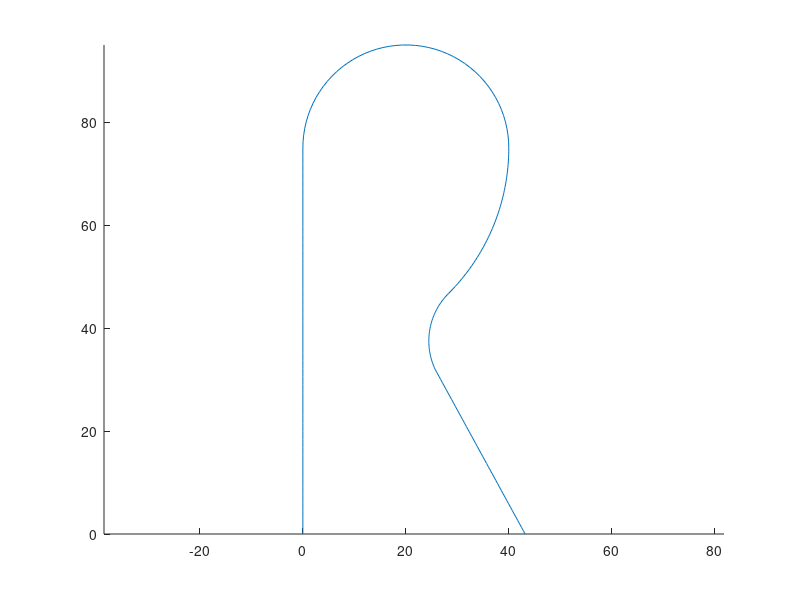

This figure's MATLAB source:
curve_1_x = zeros(1,50);
curve_1_y = 0:50*1.5/49:50*1.5;

R_2 = 20;
curve_2_center_x = R_2;
curve_2_center_y = 50*1.5;
curve_2_angle = pi:(0-pi)/49:0;
curve_2_x = curve_2_center_x + R_2*cos(curve_2_angle);
curve_2_y = curve_2_center_y + R_2*sin(curve_2_angle);



curve_3_center_x = 0;
curve_3_center_y = 50*1.5;
R_3 = 40;
curve_3_angle = 0:(-pi/4)/49:-pi/4;
curve_3_x = curve_3_center_x + R_3*cos(curve_3_angle);
curve_3_y = curve_3_center_y + R_3*sin(curve_3_angle);


R_4 = sqrt((50/4*3 - curve_3_x(end))^2 + (50/4*3 - curve_3_y(end))^2);
curve_4_center_x = curve_3_x(end) + R_4*sqrt(2)/2;
curve_4_center_y = curve_3_y(end) - R_4*sqrt(2)/2;
curve_4_angle = pi*3/4:(pi*1/4+pi/180*25)/49:pi+pi/180*25;
curve_4_x = curve_4_center_x + R_4*cos(curve_4_angle);
curve_4_y = curve_4_center_y + R_4*sin(curve_4_angle);

curve_5_x = curve_4_x(end):(curve_4_center_y*tan(pi/180*25))/49:curve_4_x(end)+curve_4_center_y*tan(pi/180*25);
curve_5_y = curve_4_y(end):(0-curve_4_y(end))/49:0;

R_x = [curve_1_x curve_2_x curve_3_x curve_4_x curve_5_x];
R_y = [curve_1_y curve_2_y curve_3_y curve_4_y curve_5_y];
R_z = zeros(1,length(R_x));
curve = [R_x; R_y; R_z];

figure
hold on
axis equal
plot3(R_x, R_y, R_z)
hold off

save('new_letter_R.mat', 'curve')